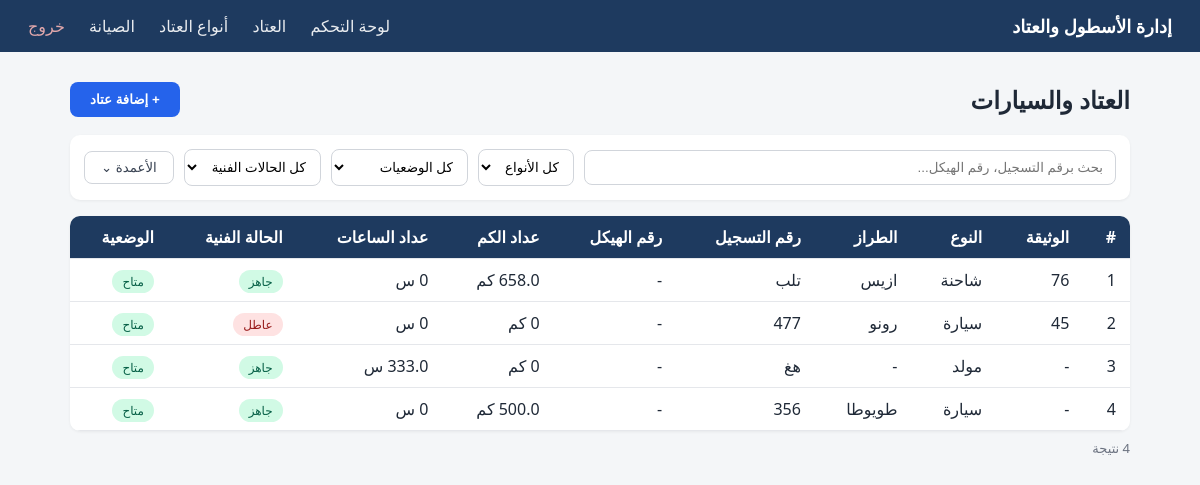
/equipment (signed in), run on an earlier commit of the app's database.
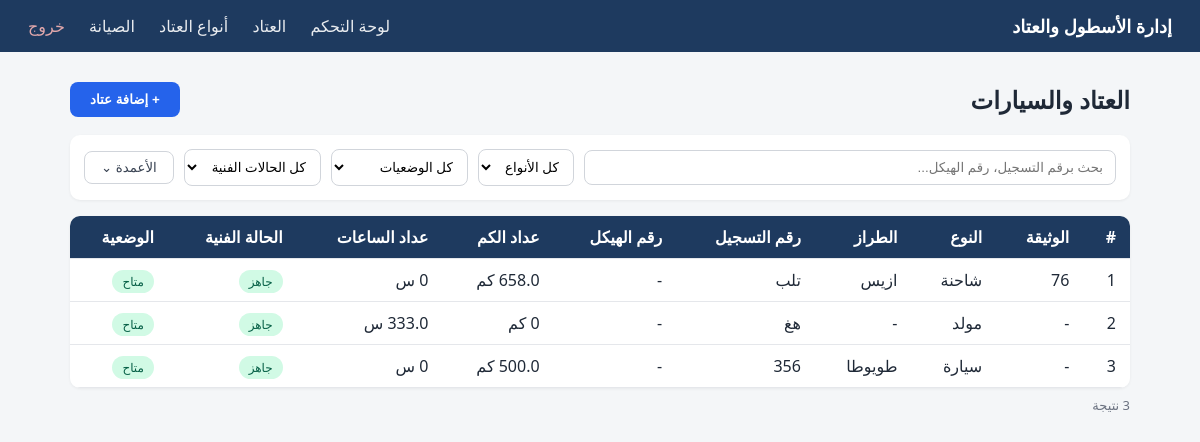
And on a later commit of the database.
### app/modules/equipment/models.py (models this page shows)
class Equipment(Base, AuditMixin):
    __tablename__ = "equipment"
    id = Column(Integer, primary_key=True, index=True)
    asset_code = Column(String(50), unique=True, index=True, nullable=False)
    acquisition_document = Column(String(100), nullable=True)
    registration_number = Column(String(30), unique=True, index=True, nullable=True)
    vin = Column(String(50), unique=True, nullable=True)
    equipment_type_id = Column(Integer, ForeignKey("equipment_types.id"), nullable=False)
    equipment_model_id = Column(Integer, ForeignKey("equipment_models.id"), nullable=True)
    equipment_type = relationship("EquipmentType")
    equipment_model = relationship("EquipmentModel")
    acquisition_date = Column(Date, nullable=True)
    technical_condition = Column(String(20), nullable=False, default="ready")
    operational_status = Column(String(30), nullable=False, default="available")
    current_odometer = Column(Numeric(10, 1), nullable=True, default=0)
    current_hours = Column(Numeric(10, 1), nullable=True, default=0)
    notes = Column(String(500), nullable=True)

### app/modules/equipment_types/models.py (models this page shows)
class EquipmentType(Base, TimestampMixin):
    __tablename__ = "equipment_types"
    id = Column(Integer, primary_key=True, index=True)
    name = Column(String(80), unique=True, nullable=False)
    measurement_unit = Column(String(10), nullable=False)  # "km" أو "hours" — إجباري، بدون قيمة افتراضية
    models = relationship(
        "EquipmentModel", back_populates="equipment_type", cascade="all, delete-orphan"
    )

class EquipmentModel(Base, TimestampMixin):
    __tablename__ = "equipment_models"
    __table_args__ = (
        UniqueConstraint("equipment_type_id", "name", name="uq_model_per_type"),
    )
    id = Column(Integer, primary_key=True, index=True)
    name = Column(String(80), nullable=False)
    equipment_type_id = Column(Integer, ForeignKey("equipment_types.id"), nullable=False)
    equipment_type = relationship("EquipmentType", back_populates="models")

### app/modules/equipment/router.py (the view)
@router.get("/equipment", response_class=HTMLResponse)
def equipment_page(
    request: Request,
    db: Session = Depends(get_db),
    current_user: User = Depends(get_current_user),
):
    items = services.list_equipment(db)
    types = type_services.list_types(db)
    return templates.TemplateResponse(
        "equipment_list.html",
        {"request": request, "items": items, "types": types, "user": current_user},
    )

### app/modules/equipment/templates/equipment_list.html (shortened to what this page needs)
{% extends "base.html" %}
{% block content %}
<div class="page-header">
    <h2>العتاد والسيارات</h2>
    <button type="button" class="btn-primary" onclick="toggleAddForm()">+ إضافة عتاد</button>
</div>
<div class="toolbar">
    <input type="text" id="search-input" class="search-box" placeholder="بحث برقم التسجيل، رقم الهيكل...">
    <select id="filter-type">
        <option value="">كل الأنواع</option>
    </select>
    <select id="filter-status">
        <option value="">كل الوضعيات</option>
    </select>
    <select id="filter-condition">
        <option value="">كل الحالات الفنية</option>
    </select>
    <div class="columns-toggle">
        <button type="button" class="btn-outline" onclick="toggleColumnsMenu()">الأعمدة ⌄</button>
    </div>
</div>
<div class="table-wrap">
<table class="data-table modern-table" id="equipment-table">
    <thead>
        <tr>
            <th>#</th>
            <th class="col-doc">الوثيقة</th>
            <th>النوع</th>
            <th class="col-model">الطراز</th>
            <th class="col-reg">رقم التسجيل</th>
            <th class="col-vin">رقم الهيكل</th>
            <th class="col-odo">عداد الكم</th>
            <th class="col-hours">عداد الساعات</th>
            <th>الحالة الفنية</th>
            <th>الوضعية</th>
        </tr>
    </thead>
    <tbody>
        {% for item in items %}
        <tr class="data-row" onclick="openEquipment({{ item.id }})" style="cursor:pointer;"
            data-type="{{ item.equipment_type.name if item.equipment_type else '' }}"
            data-status="{% if item.operational_status == 'available' %}متاح{% elif item.operational_status == 'in_mission' %}في مهمة{% elif item.operational_status == 'in_maintenance' %}في الصيانة{% elif item.operational_status == 'in_external_workshop' %}في ورشة خارجية{% else %}غير متاح{% endif %}"
            data-condition="{{ 'جاهز' if item.technical_condition == 'ready' else 'عاطل' }}"
            data-search="{{ item.registration_number or '' }} {{ item.vin or '' }}">
            <td class="row-number">{{ loop.index }}</td>
            <td class="col-doc">{{ item.acquisition_document or "-" }}</td>
            <td>{{ item.equipment_type.name if item.equipment_type else "-" }}</td>
            <td class="col-model">{{ item.equipment_model.name if item.equipment_model else "-" }}</td>
            <td class="col-reg">{{ item.registration_number or "-" }}</td>
            <td class="col-vin">{{ item.vin or "-" }}</td>
            <td class="col-odo">{{ item.current_odometer or 0 }} كم</td>
            <td class="col-hours">{{ item.current_hours or 0 }} س</td>
            <td>
                <span class="badge badge-condition-{{ item.technical_condition }}">
                    {{ "جاهز" if item.technical_condition == "ready" else "عاطل" }}
                </span>
            </td>
            <td>
                <span class="badge badge-status-{{ item.operational_status }}">
                    {% if item.operational_status == "available" %}متاح
                    {% elif item.operational_status == "in_mission" %}في مهمة
                    {% elif item.operational_status == "in_maintenance" %}في الصيانة
                    {% elif item.operational_status == "in_external_workshop" %}في ورشة خارجية
                    {% else %}غير متاح
                    {% endif %}
                </span>
            </td>
        </tr>
        {% else %}
        <tr><td colspan="10" class="empty">لا يوجد عتاد مسجّل بعد</td></tr>
        {% endfor %}
    </tbody>
</table>
</div>
<p class="results-count" id="results-count"></p>
{% endblock %}

What changed in the data, as far as the page shows it:
removed Equipment: acquisition_document "45", equipment_type "سيارة", equipment_model "رونو", registration_number "477", vin "-", current_odometer "0", technical_condition "عاطل", operational_status "متاح"
Also different on the page:
text written by a page script: "4 نتيجة" → "3 نتيجة"
